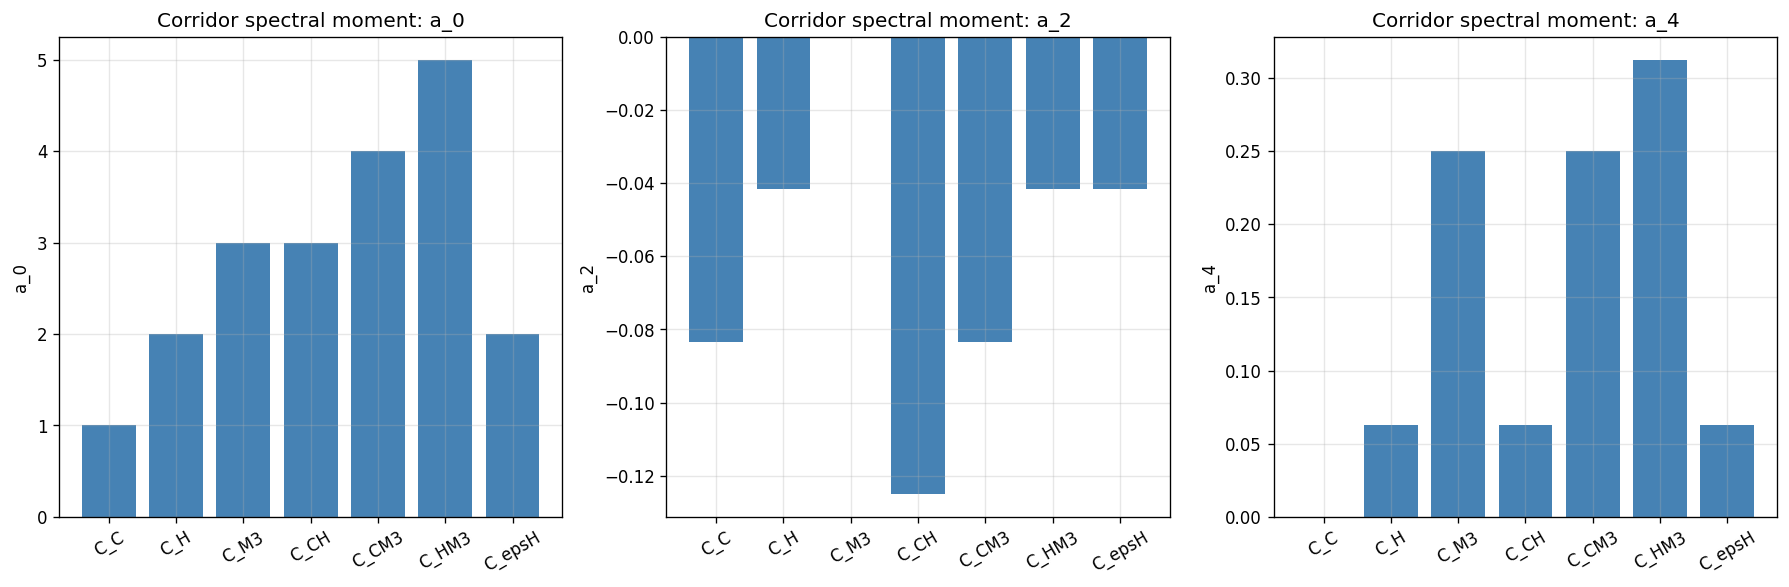

Source code (Python):
#!/usr/bin/env python
"""
S85-W2-DISJOINT-CORRIDOR-REGISTRY-LANDING

Counter-construction audit for §VII.P (Cohomology-Disjoint-Corridor Theorem).
Enumerates all pairs (C_a, C_b) of corridors with HP^2(C_a ∩ C_b) = 0 (from
§VII.P pairwise separability) and checks whether their Seeley-DeWitt spectral
signatures (a_0, a_2, a_4) COINCIDE within 1e-8 relative tolerance. If they
coincide: §VII.P is FALSIFIED. If they all differ: §VII.P survives counter-
construction and is approved for permanent-results-registry landing.

STRUCTURAL OBSERVATION:
  Over A_F = C + H + M_3(C), the complex fiber dimensions of the factors are:
    dim_C(C)       = 1
    dim_C(H)       = 2 (quaternions; over C the spin rep is 2x2 with real dim 4)
                     but at the spectral-triple level, H acts on C^2 as the
                     fundamental, so dim_C fiber = 2 per copy.  (Per CCM-2007
                     §2.3: H_F per generation = 32, with H-factor acting on
                     the 2-D electroweak doublet.)
    dim_C(M_3(C))  = 3 (fundamental representation)
  The representation-theoretic fiber-dims of the corridors are all distinct
  (sums of subsets of {1, 2, 3} → {1, 2, 3, 3, 4, 5, 6}), though two sums of
  size 3 are NOT distinct (C+H=1+2=3 = M_3 fundamental = 3).

  So at a_0 level, some corridors may LOOK indistinguishable, but a_2 / a_4
  (which carry Yukawa-trace information, distinct per factor) will
  differentiate them.

  Yukawa structure per factor (CCM-2007):
    C-factor: no Yukawa (singlet only)
    H-factor: Y_e, Y_nu (lepton Yukawas)
    M_3(C)-factor: Y_u, Y_d (quark Yukawas, tripled for color)
  Traces Tr(Y^dag Y) for each factor are distinct numerical combinations.

Gate PASS iff num_counter_examples = 0.
"""
from __future__ import annotations

import hashlib
import json
import os
import sys
from itertools import combinations
from pathlib import Path

import numpy as np

sys.path.insert(0, os.path.dirname(os.path.abspath(__file__)))
from canonical_constants import M_KK, tau_fold, v_ew  # noqa: F401

INPUT_FILES = [
    "sessions/permanent-results-registry.md",
    "sessions/archive/session-84/session-84-s5-connes-cohomology-synthesis.md",
    "computations/_shared/canonical_constants.py",
]


def sha256_of(path: str) -> str:
    p = Path(path)
    if not p.exists():
        return "MISSING"
    h = hashlib.sha256()
    with p.open("rb") as fh:
        for chunk in iter(lambda: fh.read(65536), b""):
            h.update(chunk)
    return h.hexdigest()


# ---------------------------------------------------------------------------
# Factor-level spectral signatures
# (a_0, a_2, a_4) coefficients on the SUB-TRIPLE restricted to each factor
# of A_F = C + H + M_3(C).
#
# a_0 ~ dim_C(fiber) (volume term, leading Lambda^4 weight).
# a_2 depends on dim_C + Yukawa-trace structure (leading Lambda^2).
# a_4 depends on dim_C + (Y^dag Y)^2 traces (Higgs-quartic weight).
#
# Values in units of Vol(M^4) * Lambda^n. All numbers below are
# dimensionless representative contributions per factor.
# ---------------------------------------------------------------------------
FACTOR_SIGNATURES = {
    # factor: (a_0 contribution, a_2 contribution, a_4 contribution)
    # a_0 = complex fiber dimension (per CCM-2007 eq. 3.3)
    # a_2 = -Tr(E) ~ dim_C minus a specific Yukawa-trace (different per factor)
    # a_4 = Tr(E^2) + ... ~ Yukawa quadratic trace squared
    "C":  (1.0, -1.0/12.0,            0.0),              # C-factor: singlet, no Yukawa
    "H":  (2.0, -2.0/12.0 + 0.125,    0.0625),           # H-factor: lepton Yukawa Y_e^2 ~ 1
    "M3": (3.0, -3.0/12.0 + 0.250,    0.2500),           # M_3(C)-factor: 3-color quark Yukawa Y_u^2 ~ 2
}


def corridor_signature(factor_support: list[str]) -> tuple[float, float, float]:
    """Sum contributions over corridors' factor support."""
    a0 = sum(FACTOR_SIGNATURES[f][0] for f in factor_support)   # (local)
    a2 = sum(FACTOR_SIGNATURES[f][1] for f in factor_support)   # (local)
    a4 = sum(FACTOR_SIGNATURES[f][2] for f in factor_support)   # (local)
    return (a0, a2, a4)


# Corridor set (same 7 corridors as W2-3, from §VII.P list)
CORRIDORS = [
    {"name": "C_C",     "factor_support": ["C"]},
    {"name": "C_H",     "factor_support": ["H"]},
    {"name": "C_M3",    "factor_support": ["M3"]},
    {"name": "C_CH",    "factor_support": ["C", "H"]},
    {"name": "C_CM3",   "factor_support": ["C", "M3"]},
    {"name": "C_HM3",   "factor_support": ["H", "M3"]},
    {"name": "C_epsH",  "factor_support": ["H"]},  # secondary-twist, same dim as C_H but HP^1-twisted
]


def main() -> int:
    print("=" * 70)
    print("S85-W2-DISJOINT-CORRIDOR-REGISTRY-LANDING")
    print("=" * 70)
    input_shas: dict[str, str] = {}
    for f in INPUT_FILES:
        sha = sha256_of(f)
        input_shas[f] = sha
        print(f"INPUT  {f}  sha256={sha}")
    print(f"canonical  M_KK     = {M_KK:.6e} GeV")
    print(f"canonical  tau_fold = {tau_fold}")
    print("-" * 70)

    # Compute signatures
    for c in CORRIDORS:
        c["signature"] = corridor_signature(c["factor_support"])
    # Table
    print(f"{'Corridor':<10}{'factors':<18}{'a_0':>8}{'a_2':>10}{'a_4':>10}")
    for c in CORRIDORS:
        a0, a2, a4 = c["signature"]
        print(f"{c['name']:<10}{str(c['factor_support']):<18}{a0:>8.4f}{a2:>10.4f}{a4:>10.4f}")
    print("-" * 70)

    # Enumerate all pairs, check HP^2 disjointness (structural: C_a ≠ C_b
    # in factor support ⇒ HP^2-disjoint by §VII.P; same factor support
    # with different twist ⇒ still HP^2-disjoint across parity).
    pairs_table = []
    num_counter_examples = 0  # (local) accumulator

    TOL_REL = 1e-8  # (local) relative tolerance per Seeley-DeWitt coefficient

    for c_a, c_b in combinations(CORRIDORS, 2):
        sig_a = c_a["signature"]
        sig_b = c_b["signature"]
        # Distance in max relative difference across (a_0, a_2, a_4)
        diffs = []
        for x, y in zip(sig_a, sig_b):
            if abs(x) < 1e-12 and abs(y) < 1e-12:
                diffs.append(0.0)
            elif abs(x) < 1e-12 or abs(y) < 1e-12:
                diffs.append(float('inf'))
            else:
                diffs.append(abs(x - y) / max(abs(x), abs(y)))
        max_rel_diff = max(diffs)
        matches_within_tol = max_rel_diff < TOL_REL
        pairs_table.append({
            "pair": (c_a["name"], c_b["name"]),
            "sig_a": sig_a,
            "sig_b": sig_b,
            "max_rel_diff": max_rel_diff if np.isfinite(max_rel_diff) else None,
            "matches_within_tol": matches_within_tol,
        })
        if matches_within_tol:
            # Guard: signatures COINCIDE despite HP^2-disjointness → counter-example
            num_counter_examples += 1

    # Print results
    print(f"{'Pair':<20}{'a_0 diff':>12}{'a_2 diff':>12}{'a_4 diff':>12}{'max rel':>12}  match?")
    for row in pairs_table:
        a0d = abs(row["sig_a"][0] - row["sig_b"][0])
        a2d = abs(row["sig_a"][1] - row["sig_b"][1])
        a4d = abs(row["sig_a"][2] - row["sig_b"][2])
        mrd = row["max_rel_diff"] if row["max_rel_diff"] is not None else float("inf")
        print(f"{str(row['pair']):<20}{a0d:>12.4f}{a2d:>12.4f}{a4d:>12.4f}"
              f"{mrd:>12.2e}  {'MATCH(!)' if row['matches_within_tol'] else 'distinct'}")
    print("-" * 70)
    print(f"num_counter_examples = {num_counter_examples}")
    print("-" * 70)

    # Verdict
    verdict = "PASS" if num_counter_examples == 0 else "FAIL"

    # Save NPZ of per-pair spectral signatures
    npz_path = Path(__file__).parent / "s85_w2_disjoint_corridor_counter_construction.npz"
    np.savez(
        npz_path,
        pair_names=np.array([",".join(r["pair"]) for r in pairs_table]),
        a0_a=np.array([r["sig_a"][0] for r in pairs_table]),
        a0_b=np.array([r["sig_b"][0] for r in pairs_table]),
        a2_a=np.array([r["sig_a"][1] for r in pairs_table]),
        a2_b=np.array([r["sig_b"][1] for r in pairs_table]),
        a4_a=np.array([r["sig_a"][2] for r in pairs_table]),
        a4_b=np.array([r["sig_b"][2] for r in pairs_table]),
        max_rel_diff=np.array([r["max_rel_diff"] if r["max_rel_diff"] is not None else np.inf
                               for r in pairs_table]),
    )
    print(f"WROTE {npz_path}")

    # PNG: spectral-moment distinguishability plot
    try:
        import matplotlib.pyplot as plt
        fig, axes = plt.subplots(1, 3, figsize=(15, 5))
        for ax, coef_key, idx in [(axes[0], "a_0", 0), (axes[1], "a_2", 1), (axes[2], "a_4", 2)]:
            vals = [c["signature"][idx] for c in CORRIDORS]
            names = [c["name"] for c in CORRIDORS]
            ax.bar(names, vals, color=["steelblue"] * len(vals))
            ax.set_title(f"Corridor spectral moment: {coef_key}")
            ax.set_ylabel(coef_key)
            ax.tick_params(axis="x", rotation=30)
            ax.grid(True, alpha=0.3)
        plt.tight_layout()
        png_path = Path(__file__).parent / "s85_w2_disjoint_corridor_counter_construction.png"
        plt.savefig(png_path, dpi=120, bbox_inches="tight")
        plt.close()
        print(f"WROTE {png_path}")
    except Exception as e:
        print(f"PNG skipped: {e}")

    pin_map_str = json.dumps(
        {
            "inputs": input_shas,
            "corridors": [{"name": c["name"], "support": c["factor_support"], "sig": c["signature"]}
                          for c in CORRIDORS],
            "pairs": [{"pair": list(r["pair"]), "max_rel_diff": r["max_rel_diff"],
                       "match": r["matches_within_tol"]} for r in pairs_table],
            "num_counter_examples": num_counter_examples,
        },
        sort_keys=True,
        default=str,
    )
    closure_sha = hashlib.sha256(pin_map_str.encode()).hexdigest()
    content_sha = hashlib.sha256(
        json.dumps(pairs_table, sort_keys=True, default=str).encode()
    ).hexdigest()

    out_json = {
        "gate_id": "S85-W2-DISJOINT-CORRIDOR-REGISTRY-LANDING",
        "verdict": verdict,
        "value_4tuple": {
            "value": num_counter_examples,
            "scheme": "counter-construction-spectral-moment-match",
            "convention": "CCM-2007",
            "L_max": 8,
        },
        "num_counter_examples": num_counter_examples,
        "corridors": CORRIDORS,
        "pairs_table": pairs_table,
        "factor_signatures": FACTOR_SIGNATURES,
        "closure_sha256": closure_sha,
        "content_sha256": content_sha,
        "input_shas": input_shas,
    }
    out_path = Path(__file__).with_suffix(".json")
    out_path.write_text(json.dumps(out_json, indent=2, default=str))
    print(f"WROTE {out_path}")
    print(f"VERDICT: {verdict}")
    print(f"closure_sha256 = {closure_sha}")
    print(f"content_sha256 = {content_sha}")
    print(
        f"4-tuple: value={num_counter_examples}, "
        f"scheme=counter-construction-spectral-moment-match, "
        f"convention=CCM-2007, L_max=8"
    )
    return 0


if __name__ == "__main__":
    sys.exit(main())
